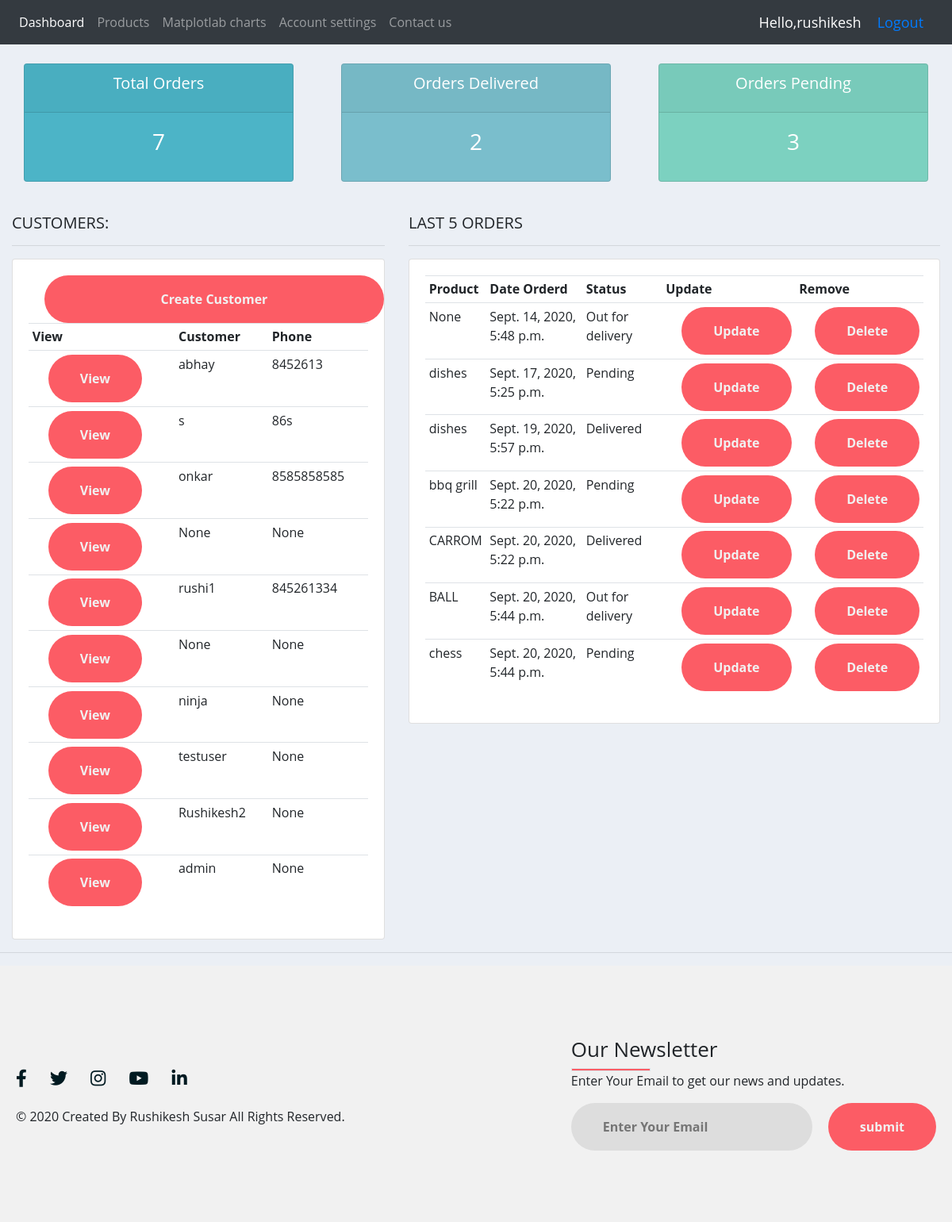
The app's page / (signed in) with its own data.
### accounts/models.py (models this page shows, shortened)
class Customers(models.Model):
    user = models.OneToOneField(User,null= True, on_delete =models.CASCADE)
    name = models.CharField(max_length=200, null=True)
    phone = models.CharField(max_length=200, null=True)
    email = models.CharField(max_length=200, null=True)
    profile_pic = models.ImageField(default="profile1.png", null=True, blank=True)
    data_created = models.DateTimeField(auto_now_add=True, null=True)

class Order(models.Model):
    STATUS = (
        ('Pending', 'Pending'),
        ('Out for delivery', 'Out for delivery'),
        ('Delivered', 'Delivered'),
    )
    customer = models.ForeignKey(Customers, null=True, on_delete= models.SET_NULL)
    product = models.ForeignKey(Product, null=True, on_delete= models.SET_NULL)
    data_created = models.DateTimeField(auto_now_add=True, null=True)
    status = models.CharField(max_length=200, null=True, choices = STATUS)
    note = models.CharField(max_length=1000, null=True, choices = STATUS)

class Product(models.Model):
    CATEGORY = (
        ('Indoor','Indoor'),
        ('Out door','Out door'),
    )
    name = models.CharField(max_length=200, null=True)
    price = models.FloatField(null = True)
    category = models.CharField(max_length=200, null=True, choices = CATEGORY)
    description = models.CharField(max_length=200, null=True, blank = True)
    data_created = models.DateTimeField(auto_now_add=True, null=True)
    tags = models.ManyToManyField(Tag)
    def __str__(self):
        return self.name

### accounts/decorators.py (the view)
    def wrapper_function(request,*args,**kwargs):
        group = None
        if request.user.groups.exists():
            group = request.user.groups.all()[0].name
        if group == 'customer':
            return redirect('users')
        if group == 'admin':
            return view_func(request,*args,**kwargs)

### accounts/views.py (called while the page is built)
@login_required(login_url ='login')
@admin_only
def home(request):
    orders = Order.objects.all()
    customers = Customers.objects.all()
    total_customers = customers.count()
    total_orders = orders.count()
    delivered = orders.filter(status='Delivered').count()
    pending = orders.filter(status='Pending').count()
    if request.method == 'POST':
        email = request.POST['email']
        newsletter = Newsletter(email=email)
        newsletter.save()
    context = {'orders' : orders,'customers' : customers,'total_customers' : total_customers, 'total_orders': total_orders,'delivered':delivered,'pending': pending}
    return render(request,'accounts/dashboard.html',context)

### templates/accounts/dashboard.html
{%  extends 'accounts/main.html' %}
{% block content %}
{%  include 'accounts/status.html' %}
<br>
<div class="row">
	<div class="col-md-5">
		<h5>CUSTOMERS:</h5>
		<hr>
		<div class="card card-body">
			<a class="btn btn-primary  btn-sm btn-block" href="">Create Customer</a>
			<table class="table table-sm">
				<tr>
					<th>View </th>
					<th>Customer</th>
					<th>Phone</th>
				</tr>
				{% for customer in customers %}
				<tr>
					<td><a class="btn btn-sm btn-info" href="{% url 'customer' customer.id %}">View</a></td>
					<td>{{customer.name }}</td>
					<td>{{customer.phone }}</td>
				</tr>
				{% endfor %}
			</table>
		</div>
	</div>
	<div class="col-md-7">
		<h5>LAST 5 ORDERS</h5>
		<hr>
		<div class="card card-body">
			<table class="table table-sm">
				<tr>
					<th>Product</th>
					<th>Date Orderd</th>
					<th>Status</th>
					<th>Update</th>
					<th>Remove</th>
				</tr>
				{% for order in orders %}
				<tr>
					<td>{{order.product }}</td>
					<td>{{order.data_created }}</td>
					<td>{{order.status }}</td>
					<td><a class="btn btn-sm btn-info"href="{% url 'update_order' order.id %}">Update</a></td>
					<td><a class="btn btn-sm btn-danger"href="{% url 'delete_order' order.id %}">Delete</a></td>
				</tr>
				{% endfor %}
			</table>
		</div>
	</div>
</div>
{% endblock %}

### templates/accounts/main.html (shortened to what this page needs)
{% load static %}
<!DOCTYPE html>
<html>
<head>
	<link rel="stylesheet" href="{% static 'css/bootstrap.min.css' %}">
    <link rel="stylesheet" href="{% static 'css/main.css' %}">
    <link rel="stylesheet" href="{% static 'css/footercss.css' %}">
	<link rel="stylesheet" href="https://cdnjs.cloudflare.com/ajax/libs/font-awesome/5.11.2/css/all.css">
</head>
<body>
	{%  include 'accounts/navbar.html' %}
	<div class="container-fluid">
	{% block content %}
	{% endblock %}
    </div>
	<hr>
	<footer>
		<div class="footer-container">
		  <div class="left-col">
					  <div class="social-media">
			  <a href="#"><i class="fab fa-facebook-f"></i></a>
			  <a href="#"><i class="fab fa-twitter"></i></a>
			  <a href="#"><i class="fab fa-instagram"></i></a>
			  <a href="#"><i class="fab fa-youtube"></i></a>
			  <a href="#"><i class="fab fa-linkedin-in"></i></a>
			</div>
			<p class="rights-text">© 2020 Created By Rushikesh Susar All Rights Reserved.</p>
		  </div>
		  <div class="right-col">
			<h1>Our Newsletter</h1>
			<div class="border"></div>
			<p>Enter Your Email to get our news and updates.</p>
			<form method="POST"  action="" class="newsletter-form">
			  <input name="email" type="email" class="txtb" placeholder="Enter Your Email">
			  <input type="submit" class="btn" value="submit">
			</form>
		  </div>
		</div>
	  </footer>
</body>
</html>

### templates/accounts/navbar.html (shortened to what this page needs)
{% load static %}
<nav class="navbar navbar-expand-lg navbar-dark bg-dark">
  <div class="collapse navbar-collapse" id="navbarNav">
    <ul class="navbar-nav">
      <li class="nav-item active">
        {% if request.user.is_staff %}
        <a class="nav-link" href="{% url 'home' %}">Dashboard</a>
      </li>
      <li class="nav-item">
        <a class="nav-link" href="{% url 'products' %}">Products</a>
      </li>
      <li class="nav-item">
        <a class="nav-link" href="{% url 'matplot' %}">Matplotlab charts</a>
      </li>
      <li class="nav-item">
        <a class="nav-link" href="{% url 'account' %}">Account settings</a>
      </li>
      {% else %}
      <li class="nav-item">
        <a class="nav-link" href="{% url 'account' %}">Account settings</a>
      </li>
      {% endif %}
      <li class="nav-item">
        <a class="nav-link" href="{% url 'contactus' %}">Contact us</a>
      </li>
    </ul>
  </div>
  <span class="hello-msg"> Hello,{{request.user}}</span>
  <span class="hello-msg"><a href="{% url 'logout' %}">Logout</a></span>
</nav>

### templates/accounts/status.html
<br>
<div class="row">
	<div class="col">
		<div class="col-md">
			<div class="card text-center text-white  mb-3" id="total-orders">
			  	<div class="card-header">
			  		<h5 class="card-title">Total Orders</h5>
			  	</div>
			  	<div class="card-body">
			    	<h3 class="card-title">{{total_orders}}</h3>
			  	</div>
			</div>
		</div>
	</div>
	<div class="col">
		<div class="col-md">
			<div class="card text-center text-white  mb-3" id="orders-delivered">
			  	<div class="card-header">
			  		<h5 class="card-title">Orders Delivered</h5>
			  	</div>
			  	<div class="card-body">
			    	<h3 class="card-title">{{delivered}}</h3>
			  	</div>
			</div>
		</div>
	</div>
	<div class="col">
		<div class="col-md">
			<div class="card text-center text-white  mb-3" id="orders-pending">
			  	<div class="card-header">
			  		<h5 class="card-title">Orders Pending</h5>
			  	</div>
			  	<div class="card-body">
			    	<h3 class="card-title">{{pending}}</h3>
			  	</div>
			</div>
		</div>
	</div>
</div>

### static/css/main.css (style rules this page uses)
body { background-color: #ebeff5; }
#total-orders { background-color: #4cb4c7; }
#orders-delivered { background-color: #7abecc; }
#orders-pending { background-color: #7CD1C0; }

### static/css/footercss.css (style rules this page uses)
body { margin: 0; padding: 0; font-family: "Open Sans",sans-serif; }
footer { background: #f1f1f1; padding: 90px 0; }
.footer-container { max-width: 1300px; margin: auto; padding: 0 20px; display: flex; justify-content: space-between; align-items: center; flex-wrap: wrap-reverse; }
.social-media { margin: 20px 0; }
.social-media a { color: #001a21; margin-right: 25px; font-size: 22px; text-decoration: none; transition: .3s linear; }
.right-col h1 { font-size: 26px; }
.border { width: 100px; height: 4px; background: #fc5c65; }
.newsletter-form { display: flex; justify-content: center; align-items: center; flex-wrap: wrap; }
.txtb { flex: 1; padding: 18px 40px; font-size: 16px; color: #293043; background: #ddd; border: none; font-weight: 700; outline: none; border-radius: 30px; min-width: 260px; }
.btn { padding: 18px 40px; font-size: 16px; color: #f1f1f1; background: #fc5c65; border: none; font-weight: 700; outline: none; border-radius: 30px; margin-left: 20px; cursor: pointer; transition: opacity .3s linear; }

### templates/accounts/navbar.html (style rules this page uses)
.hello-msg { font-size: 18px; color: #fff; margin-right: 20px ;; }

### records on screen
Customers: name "abhay", phone "8452613"
Customers: name "s", phone "86s"
Customers: name "onkar", phone "8585858585"
Customers: name "None", phone "None"
Customers: name "rushi1", phone "845261334"
Customers: name "None", phone "None"
Customers: name "ninja", phone "None"
Customers: name "testuser", phone "None"
Customers: name "Rushikesh2", phone "None"
Customers: name "admin", phone "None"
Order: product "None", data_created "Sept. 14, 2020, 5:48 p.m.", status "Out for delivery"
Order: product "dishes", data_created "Sept. 17, 2020, 5:25 p.m.", status "Pending"
Order: product "dishes", data_created "Sept. 19, 2020, 5:57 p.m.", status "Delivered"
Order: product "bbq grill", data_created "Sept. 20, 2020, 5:22 p.m.", status "Pending"
Order: product "CARROM", data_created "Sept. 20, 2020, 5:22 p.m.", status "Delivered"
Order: product "BALL", data_created "Sept. 20, 2020, 5:44 p.m.", status "Out for delivery"
Order: product "chess", data_created "Sept. 20, 2020, 5:44 p.m.", status "Pending"

### other values on screen
{{ request.user }} "rushikesh"
{{ total_orders }} "7"
{{ delivered }} "2"
{{ pending }} "3"
